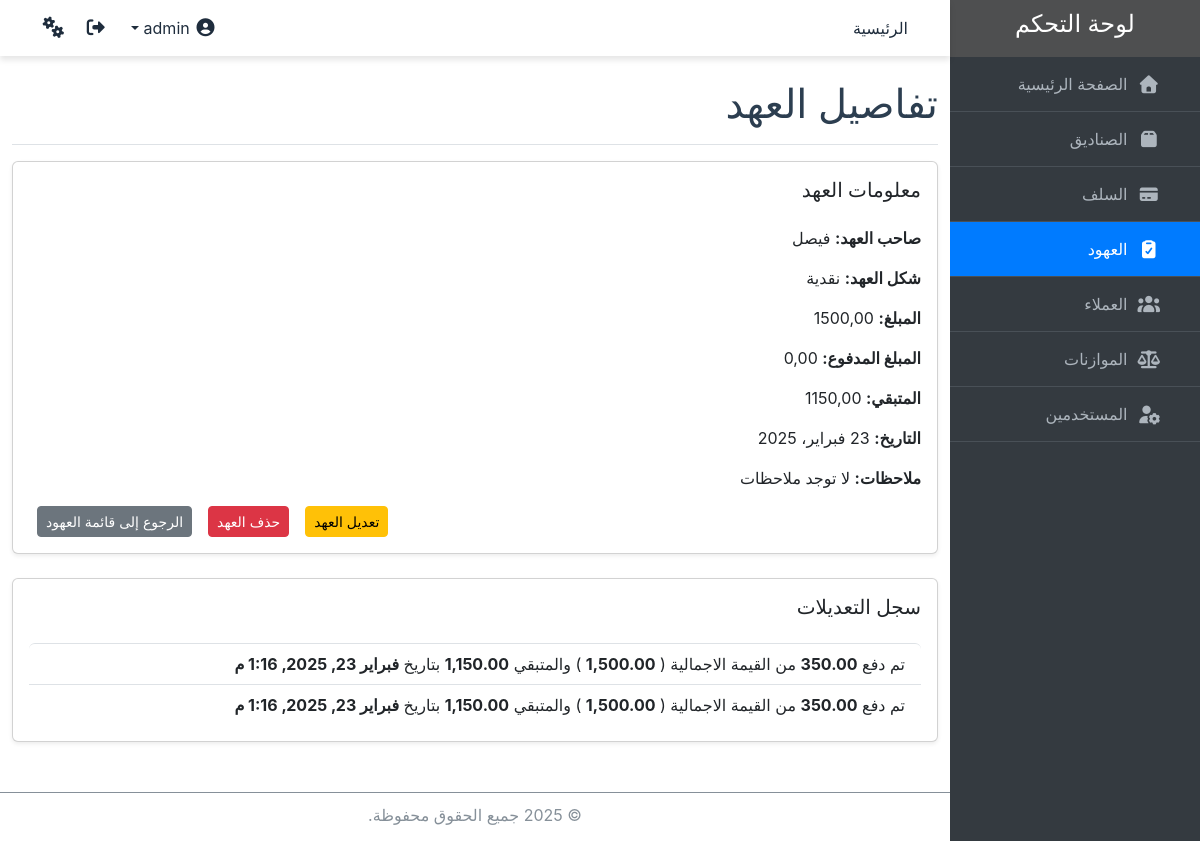
/covenants/3/ (signed in), run on the app's committed database.
### core/models.py (models this page shows, shortened)
class Covenant(models.Model):
    covenant_owner = models.CharField(max_length=100, default='', verbose_name="صاحب العهد")
    covenant_type = models.ForeignKey('CovenantType', on_delete=models.CASCADE, related_name='covenants', verbose_name = "شكل العهد")
    amount = models.DecimalField(max_digits=10, decimal_places=2, default=0, verbose_name="قيمة العهد")
    paid_amount = models.DecimalField(max_digits=10, decimal_places=2, default=0, verbose_name="المبلغ المدفوع")
    remaining_amount = models.DecimalField(max_digits=10, decimal_places=2, default=0, verbose_name="المتبقي")
    note = models.TextField(verbose_name="ملاحظات", blank=True, null=True)
    date = models.DateField(verbose_name="تاريخ العهد", auto_now_add=True)
    class Meta:
        verbose_name = "عهد"
        verbose_name_plural = "العهود"

class CovenantType(models.Model):
    type = models.CharField(max_length=50, unique=True, verbose_name="شكل العهد")
    class Meta:
        verbose_name = "شكل العهد"
        verbose_name_plural = "اشكال العهد"
        default_permissions = []
    def __str__(self):
        return self.type

class CovenantHistory(models.Model):
    covenant = models.ForeignKey(Covenant, on_delete=models.CASCADE, related_name="history", verbose_name="العهدة")
    amount = models.DecimalField(max_digits=10, decimal_places=2, verbose_name="القيمة")
    paid_amount = models.DecimalField(max_digits=10, decimal_places=2, verbose_name="المبلغ المدفوع")
    remaining_amount = models.DecimalField(max_digits=10, decimal_places=2, verbose_name="المتبقي")
    note = models.TextField(verbose_name="ملاحظات", blank=True, null=True)
    date = models.DateTimeField(auto_now_add=True, verbose_name="تاريخ التعديل")
    class Meta:
        verbose_name = "سجل العهدة"
        verbose_name_plural = "سجلات العهد"
        default_permissions = []
    def formatted_amount(self):
        return "{:,.2f}".format(self.amount)
    def formatted_paid_amount(self):
        return "{:,.2f}".format(self.paid_amount)
    def formatted_remaining_amount(self):
        return "{:,.2f}".format(self.remaining_amount)

### core/views.py (the view)
# urls.py: path('covenants/<int:pk>/', views.CovenantDetailView.as_view(), name='covenant_detail'),
class CovenantDetailView(PermissionMixin, DetailView):
    model = Covenant
    template_name = 'covenants/covenant_detail.html'
    permission_required = 'core.view_covenant'

### core/views.py (called while the page is built)
    def has_permission(self):
        perms = self.get_permission_required()
        return self.request.user.has_perms(perms) or self.request.user.is_superuser

### core/templates/covenants/covenant_detail.html (shortened to what this page needs)
{% extends 'base.html' %}
{% block content %}
  <div class="container mt-4">
    <div class="d-flex justify-content-between align-items-center border-bottom pb-2 mb-3">
        <h1 class="text-right">تفاصيل العهد</h1>
    </div>
    <div class="card shadow-sm border-1 mb-4">
      <div class="card-body">
        <h5 class="card-title mb-4">معلومات العهد</h5>
        <div class="row">
            <p><strong>صاحب العهد:</strong> {{ object.covenant_owner }}</p>
            <p><strong>شكل العهد:</strong> {{ object.covenant_type }}</p>
            <p><strong>المبلغ:</strong> {{ object.amount }}</p>
            <p><strong>المبلغ المدفوع:</strong> {{ object.paid_amount }}</p>
            <p><strong>المتبقي:</strong> {{ object.remaining_amount }}</p>
            <p><strong>التاريخ:</strong> {{ object.date }}</p>
            <p><strong>ملاحظات:</strong> {{ object.note|default:"لا توجد ملاحظات" }}</p>
        </div>
        <div class="d-flex justify-content-end">
          <a href="{% url 'covenant_update' object.pk %}" class="btn btn-warning btn-sm mx-2">تعديل العهد</a>
          <a href="{% url 'covenant_delete' object.pk %}" class="btn btn-danger btn-sm mx-2">حذف العهد</a>
          <a href="{% url 'covenant_list' %}" class="btn btn-secondary btn-sm mx-2">الرجوع إلى قائمة العهود</a>
        </div>
      </div>
    </div>
    <div class="card shadow-sm border-1">
      <div class="card-body">
        <h5 class="card-title mb-4">سجل التعديلات</h5>
        {% if object.history.all %}
          <ul class="list-group" style="padding-right: 0;">
            {% for history in object.history.all %}
              <li class="list-group-item" style="border-width: 1px 0 0;">
                تم دفع <strong>{{ history.formatted_paid_amount }}</strong> من القيمة الاجمالية ( <strong>{{ history.formatted_amount }}</strong> )
                والمتبقي <strong>{{ history.formatted_remaining_amount }}</strong>
                بتاريخ  <strong>{{ history.date }}</strong>
              </li>
            {% endfor %}
          </ul>
        {% else %}
          <p class="text-muted">لا يوجد سجل تعديلات لهذه العهد.</p>
        {% endif %}
      </div>
    </div>
  </div>
{% endblock %}

### static/css/styles.css (style rules this page uses)
body { margin: 0; margin-right: 250px; font-family: "Source Sans Pro",-apple-system,BlinkMacSystemFont,"Segoe UI",Roboto,"Helvetica Neue",Arial,sans-serif,"Apple Color Emoji","Segoe UI Emoji","Segoe UI Symbol"; font-size: 1rem; font-weight: 400; line-height: 1.5; color: rgb(33, 37, 41); text-align: right; background-color: #fff; }
.container h1 { color: #2c3e50; }

### data on the page
Covenant: covenant_owner "فيصل", covenant_type "نقدية", amount "1500,00", paid_amount "0,00", remaining_amount "1150,00", date "23 فبراير، 2025", note "لا توجد ملاحظات"
CovenantHistory: formatted_paid_amount "350.00", formatted_amount "1,500.00", formatted_remaining_amount "1,150.00", date "فبراير 23, 2025, 1:16 م"
CovenantHistory: formatted_paid_amount "350.00", formatted_amount "1,500.00", formatted_remaining_amount "1,150.00", date "فبراير 23, 2025, 1:16 م"
